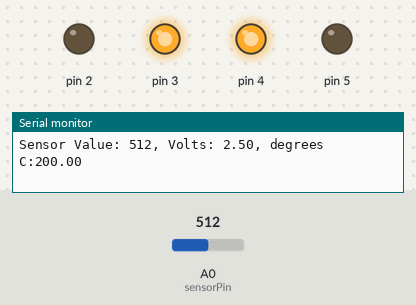
The sketch below on a simulated Arduino Uno, built with avr-gcc and run on an emulated ATmega328P. Shown: output pins drawn as LEDs (lit = HIGH), the last lines printed to the serial monitor. Inputs (shaded band) come from the test bench; at power-on: A0 (sensorPin) = 512.

Above: at 1.2 s.
1.3 s: A0 (sensorPin) set to 158
4.3 s: A0 (sensorPin) set to 133
At 5.3 s:
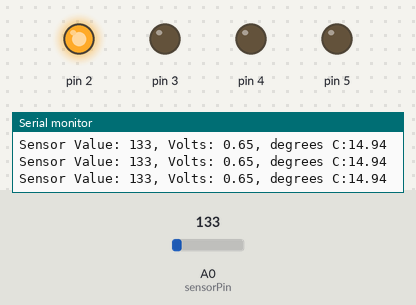
5.8 s: A0 (sensorPin) set to 306
At 7.0 s:
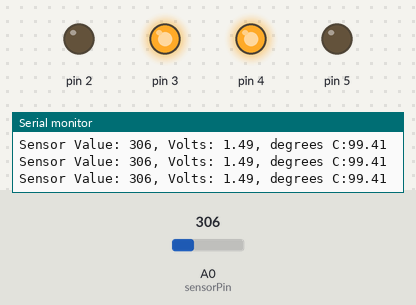
7.3 s: A0 (sensorPin) set to 122
At 7.8 s:
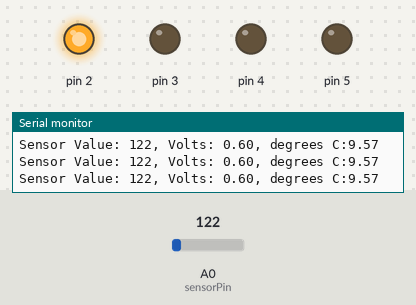
Timing chart, 0 to 9.9 s (numbered marks = the images above; inputs shaded):
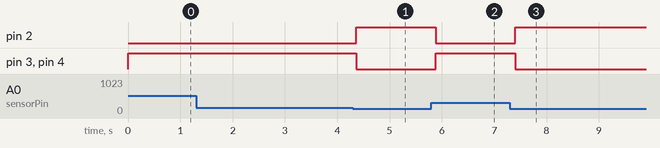

Measured:
- the behaviour switches between 144 and 143 on A0 (sensorPin) (found by bisection; images 0 and 1)
- after the input at 4.3 s, pin 2: LOW → HIGH after 0.06 s; pin 3, pin 4: HIGH → LOW after 0.06 s
- after the input at 5.8 s, pin 2: HIGH → LOW after 0.08 s; pin 3, pin 4: LOW → HIGH after 0.08 s
- after the input at 7.3 s, pin 2: LOW → HIGH after 0.10 s; pin 3, pin 4: HIGH → LOW after 0.10 s

The sketch:

projet3.ino
```cpp
const int sensorPin = A0;
const float baseLineTemp = 20.0; //float values can store decimals.

void setup() {
  Serial.begin(9600); //open a serial port
  for(int pinNumber = 2; pinNumber<6; pinNumber++){
    pinMode(pinNumber, OUTPUT);
    digitalWrite(pinNumber, LOW);
  }
}

void loop() {
  int sensorVal = analogRead(sensorPin);

  Serial.print("Sensor Value: ");
  Serial.print(sensorVal);

  //convert the ADC reading to voltage
  float voltage = (sensorVal/1024.0) * 5.0;

  Serial.print(", Volts: ");
  Serial.print(voltage);
  Serial.print(", degrees C:");
  //convert the voltage to temperature in degrees
  float temperature = (voltage - .5) * 100;
  Serial.println(temperature);

  if(temperature < baseLineTemp){
    digitalWrite(2, HIGH);
    digitalWrite(3, LOW);
    digitalWrite(4, LOW);


  }else if(temperature >= baseLineTemp+2 && temperature <baseLineTemp+4){
    digitalWrite(2, LOW);
    digitalWrite(3, HIGH);
    digitalWrite(4, LOW);


  }else if(temperature >= baseLineTemp+4 && temperature < baseLineTemp+8){
    digitalWrite(2, LOW);
    digitalWrite(3, HIGH);
    digitalWrite(4, HIGH);


  }else if(temperature >= baseLineTemp+8){
    digitalWrite(2, LOW);
    digitalWrite(3, HIGH);
    digitalWrite(4, HIGH);

  }
  delay(100);
}
```
